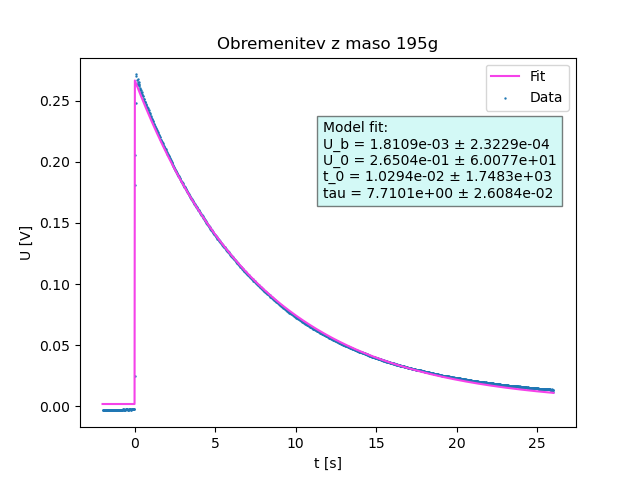

Generate this figure with Python:
import matplotlib.pyplot as plt
import numpy as np
from scipy.optimize import curve_fit


def theta(t, t_0):
    if t.all() >= t_0:
        return 1
    else:
        return 0


def theoreticalfit(t, u_b, u_0, t_0, tau, s=1):
    return u_b + s * u_0 * np.exp(-(t - t_0) / tau) * np.heaviside(t-t_0, 1)


x = np.genfromtxt("SDS00005.txt", usecols=0)
y = np.genfromtxt("SDS00005.txt", usecols=1)

fig, ax = plt.subplots()
fitpar, fitcov = curve_fit(theoreticalfit, xdata=x, ydata=y, p0=[-0.0013, 0.27, -0, 7.6])
yfit = theoreticalfit(x, fitpar[0], fitpar[1], fitpar[2], fitpar[3])
perr = np.sqrt(np.diag(fitcov))
print(perr)
fittext= "Model fit:\nU_b = {} ± {}\nU_0 = {} ± {}\nt_0 = {} ± {}\ntau = {} ± {}".format(format(fitpar[0], ".4e"), format(fitcov[0][0]**0.5, ".4e"),
                                                                                                   format(fitpar[1], ".4e"), format(fitcov[1][1]**0.5, ".4e"),
                                                                                                   format(fitpar[2], ".4e"), format(fitcov[2][2]**0.5, ".4e"),
                                                                                                   format(fitpar[3], ".4e"), format(fitcov[3][3]**0.5, ".4e"))

plt.scatter(x, y, s=0.5, label="Data")
plt.plot(x, yfit, c="#f542e9", label="Fit")


plt.title("Obremenitev z maso 195g")
plt.xlabel("t [s]")
plt.ylabel("U [V]")
plt.text(0.49, 0.72, fittext, ha="left", va="center", size=10, transform=ax.transAxes, bbox=dict(facecolor="#a9f5ee", alpha=0.5))
plt.legend(loc=0)
plt.show()
